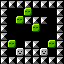

A 2D game scene composited from a Tiled map and its tileset images. What follows is a short description and the map's XML, with every tile layer's data as written:
An orthogonal 8x8 tile map with 8x8 px tiles, 1 tile layer (base).

<map version="1.5" tiledversion="1.7.0" orientation="orthogonal" renderorder="right-down" width="8" height="8" tilewidth="8" tileheight="8" infinite="0" nextlayerid="2" nextobjectid="1">
 <tileset firstgid="1" source="../../dev/editor_tiles.tsx" />
 <layer id="1" name="base" width="8" height="8">
  <data encoding="csv">
1,1,1,1,1,1,1,1,
1,0,0,3,0,0,0,1,
1,0,3,1,1,1,0,1,
1,0,0,0,3,0,0,1,
1,0,0,0,0,0,0,1,
1,3,0,1,1,0,3,1,
1,0,2,1,1,2,0,1,
1,1,1,1,1,1,1,1
</data>
 </layer>
</map>
